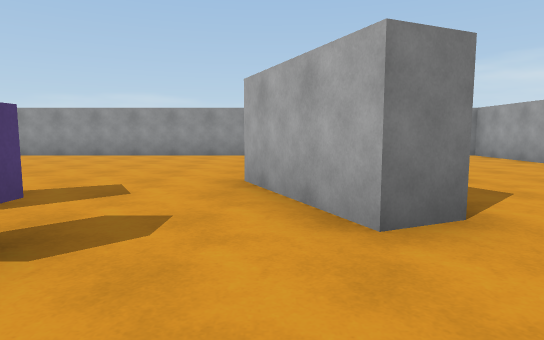
[1] (above)

24 first-person views from a walk through a scene from a Unity 3-D project. The camera is 1.2 m above the floor, tilts 6° down and sees 75° across. The floor is counted in squares, 2 m on a side. Each view is taken from the middle of a square. On the plan, view 1 faces up. The plan holds only what a view shows up to about 10 squares ahead; the rest is blank. The place goes on beyond the plan.

[2]
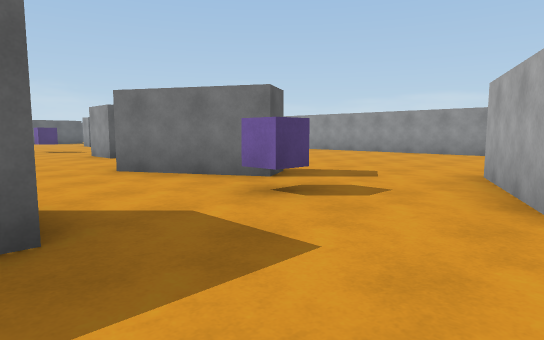

[3]
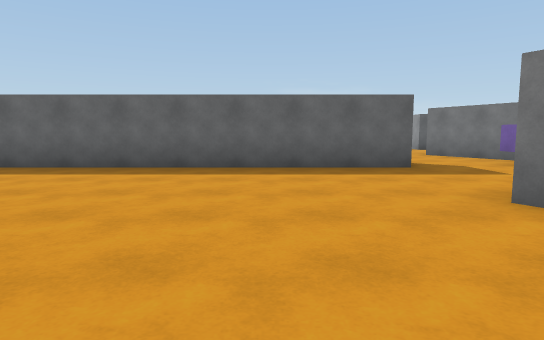

[4]
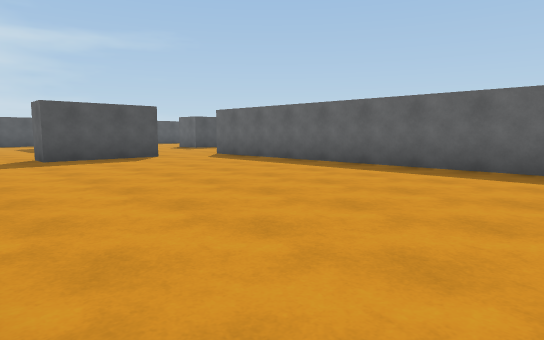

[5]
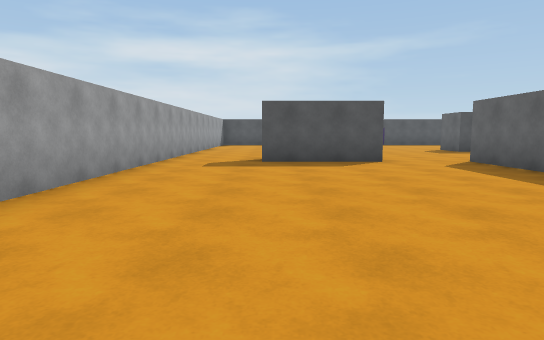

[6]
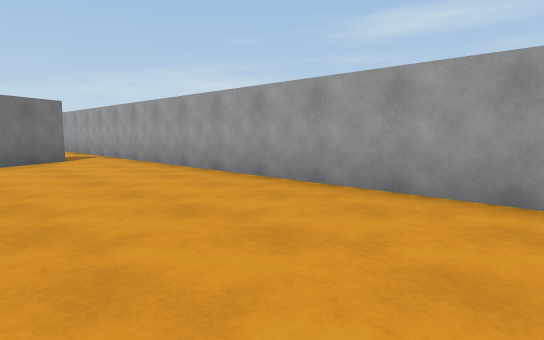

[7]
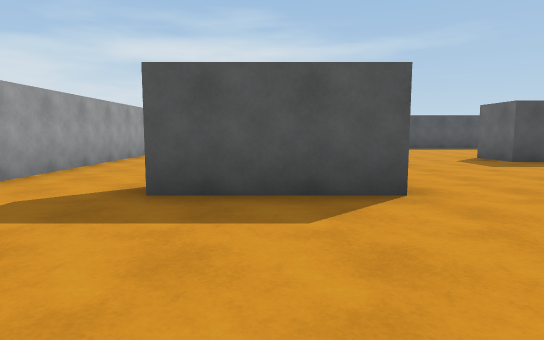

[8]
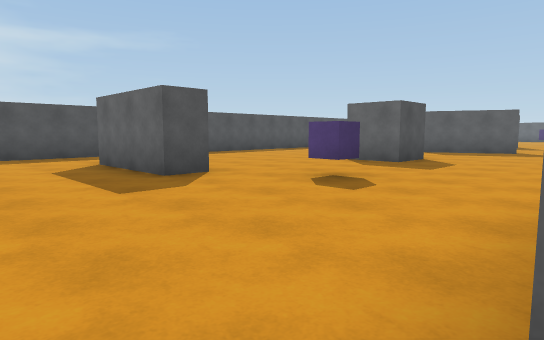

[9]
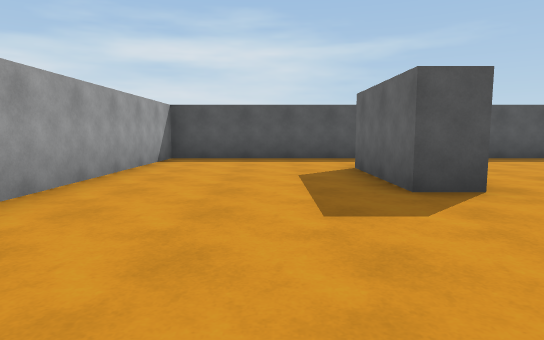

[10]
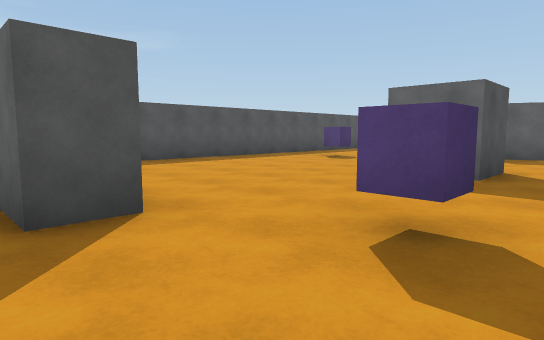

[11]
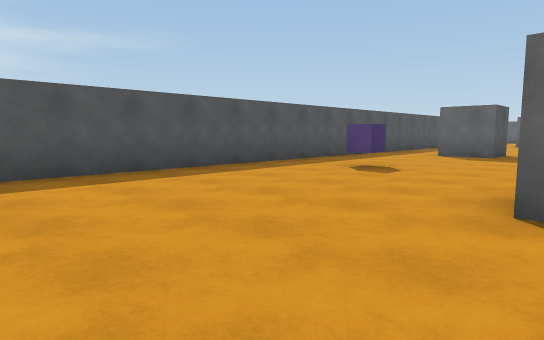

[12]
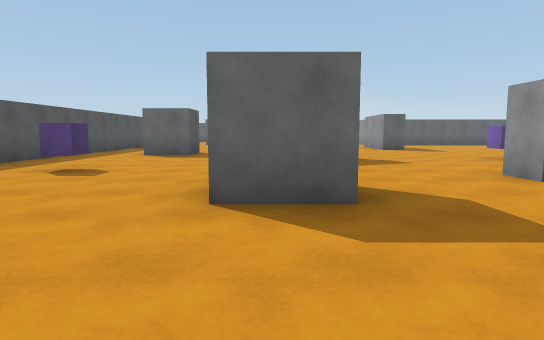

[13]
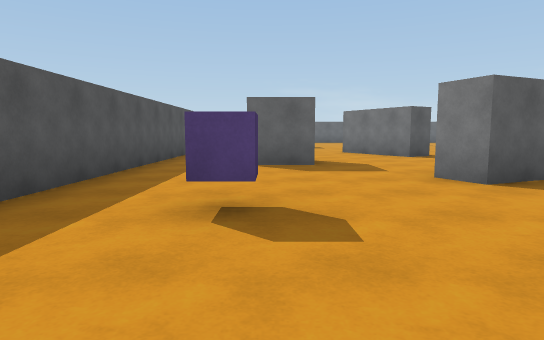

[14]
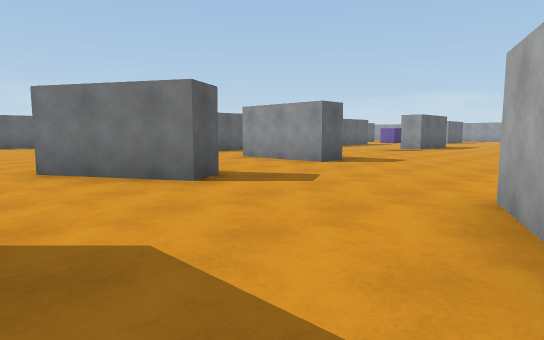

[15]
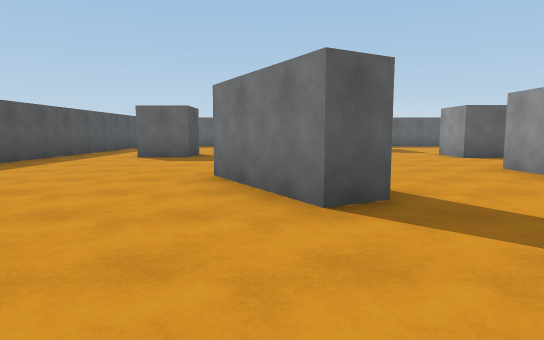

[16]
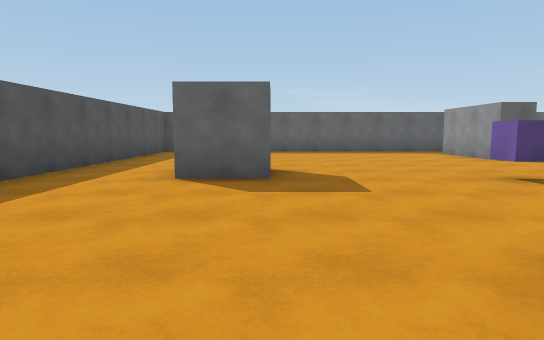

[17]
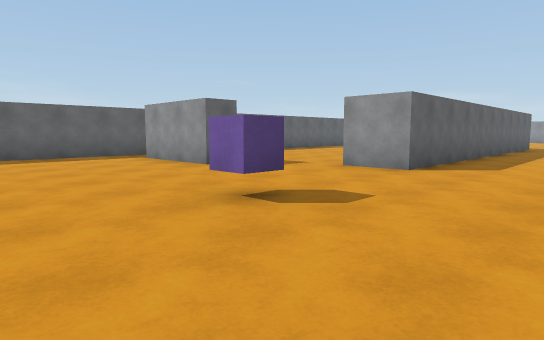

[18]
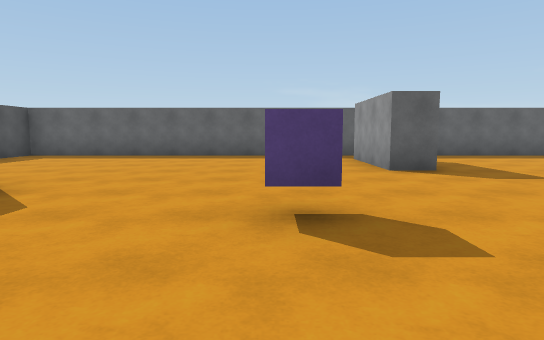

[19]
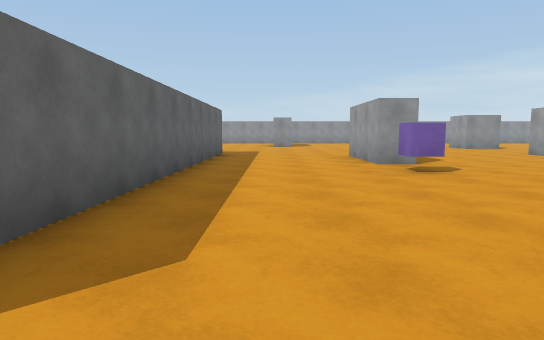

[20]
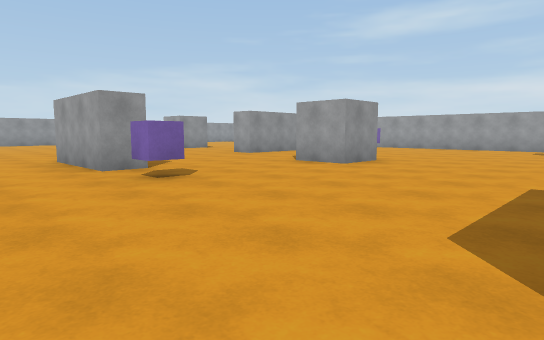

[21]
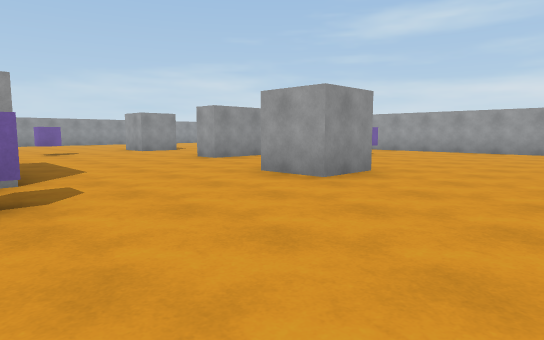

[22]
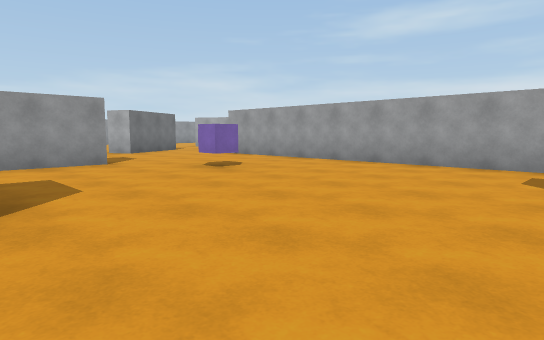

[23]
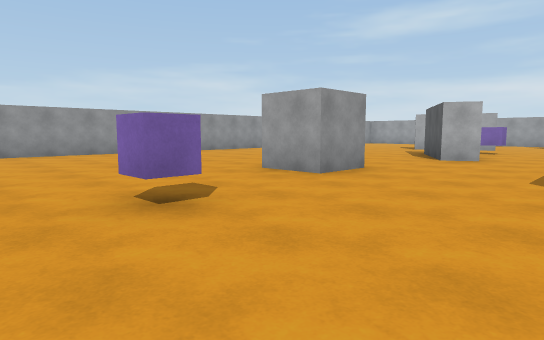

[24]
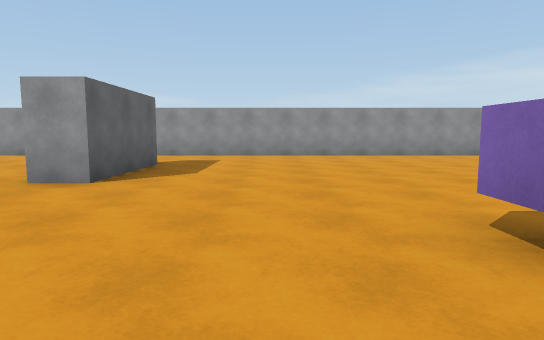

### Floor plan
Points are (right, up) in squares from view 1. A wall is a line through its corners. A room is listed if a view was taken in it or the views show most of it. See-through windows are left out.
Room 1 (view 1)
walls: (-2.4, 2.4) (-3.6, 1.7); (0.7, 2.1) (-0.4, 4.5)
ways out: opening at (0.5, -1) to room 2; opening at (-1.2, 1.7) to room 3
objects: cube (-2, 2)
Room 2 (views 2, 3, 4, 5, 6, 7, 8)
walls: (0.6, -10.4) (3.2, -10.4) (3.2, -11.1); (5.4, -11.5) (5.4, 0.4); (4.2, 0.3) (1.9, -1); (-1.2, -0.5) (-1.2, -10.5)
ways out: opening at (0.5, -1) to room 1; opening at (0, -10) to room 3; opening at (4.5, -11) to room 3; opening at (5, 0) to room 3
Room 3 (views 9, 10, 11, 12, 13, 14, 15, 16, 17, 18, 19, 20, 21, 22, 23, 24)
walls: (-8.8, -6.1) (-10.1, -6.1) (-10.1, -4.9); (-13.1, -4.2) (-14, -4.2) (-14, -1.6); (-12.4, -10.2) (-12.4, -11.1) (-15, -11.1); (-6.4, -2) (-8.8, -2) (-8.8, -1.2); (-12.2, -13.8) (-11.8, -14.6) (-14.1, -15.9); (-17.5, -0.9) (-17.5, -10.4) (-18.8, -10.4); (-4.2, -11.7) (-5.1, -11.7); (-7.6, -14.2) (-7.1, -15.5) (-7.8, -15.8); (-2.4, -8.2) (-2.4, -1.4); (-7.5, 2.2) (-8.8, 2.2) (-8.8, 3.5); (-8.3, -14.6) (-8.8, -13.5); (-3.6, 1.7) (-4.6, 1.2) (-5, 1.8) (-2.8, 3.1); (-4.2, -14.3) (-2.9, -14.3) (-2.9, -15.6); (-20.6, -11.2) (-20.6, -12.1) (-23.2, -12.1); (-10.9, -17.2) (-9.6, -17.2) (-9.6, -18.5); (-24.4, -6.8) (-24.4, -9.6); (-15.2, 6.8) (-15.2, 4.2) (-16, 4.2); (-18.9, -17) (-17.6, -17) (-17.6, -18.4); (-24.4, -11.5) (-24.4, -20.4) (-16, -20.4); (-12.8, -20.4) (5.4, -20.4) (5.4, -11.5); (1.4, 2.4) (0.7, 2.1); (0.8, -15.6) (1.6, -15.6) (1.6, -18.1); (-19.5, 9.4) (-20.2, 9.4); (5.4, 0.4) (5.4, 2.9); (-0.6, 9.4) (-16.1, 9.4); (5.4, 7) (5.4, 9.4)
ways out: opening at (-1.2, 1.7) to room 1; opening at (0, -10) to room 2; opening at (4.5, -11) to room 2; opening at (5, 0) to room 2
objects: cube (-18, -14); cube (-14, -6); cube (-12, 2); cube (-8, -10); cube (-6, -18); cube (-5, -4); cube (0, -14)

Where each view was taken, in squares from view 1:
view 1: 0 up, 0 right, facing up
view 2: 1 down, 1 right, facing up-left
view 3: 3 down, 5 right, facing left
view 4: 2 down, 5 right, facing down-left
view 5: 3 down, 3 right, facing down
view 6: 8 down, 2 right, facing up-right
view 7: 7 down, 2 right, facing down
view 8: 11 down, 4 right, facing down-left
view 9: 12 down, 3 right, facing down
view 10: 13 down, 2 right, facing down-left
view 11: 15 down, 0 right, facing down-left
view 12: 15 down, 0 right, facing left
view 13: 18 down, 3 left, facing left
view 14: 17 down, 8 left, facing up-left
view 15: 15 down, 9 left, facing left
view 16: 17 down, 13 left, facing left
view 17: 16 down, 15 left, facing up-left
view 18: 14 down, 15 left, facing left
view 19: 11 down, 16 left, facing up
view 20: 10 down, 16 left, facing up-right
view 21: 9 down, 14 left, facing up-right
view 22: 9 down, 9 left, facing up-right
view 23: 1 down, 13 left, facing up-right
view 24: 0 up, 13 left, facing up
